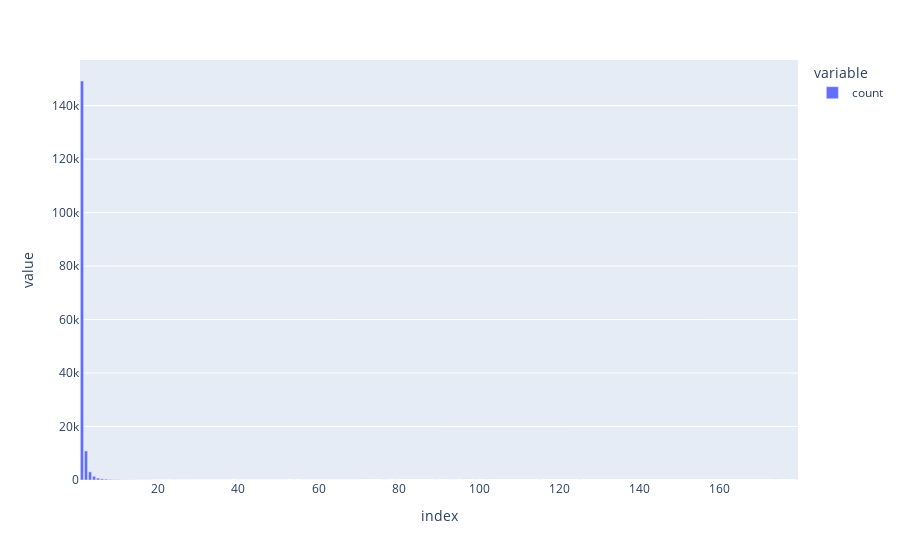

Notebook source saved alongside this figure:
### Code cell
import plotly.express as px
px.bar(rt_counts.value_counts())

### Figure 1 — Plotly figure (JSON) as saved in the notebook; plotly's stock layout.template omitted (floating-point values rounded to 4 significant figures)
{"data": [{"alignmentgroup": "True", "hovertemplate": "variable=count<br>index=%{x}<br>value=%{y}<extra></extra>", "legendgroup": "count", "marker": {"color": "#636efa", "pattern": {"shape": ""}}, "name": "count", "offsetgroup": "count", "orientation": "v", "showlegend": true, "textposition": "auto", "type": "bar", "x": [1, 2, 3, 4, 5, 6, 7, 8, 9, 10, 11, 13, 12, 14, 15, 16, 17, 18, 19, 20, 24, 21, 26, 30, 29, 22, 31, 27, 25, 35, 28, 23, 32, 37, 42, 40, 38, 52, 33, 34, 44, 43, 36, 41, 47, 48, 49, 50, 51, 115, 66, 69, 59, 61, 174, 89, 76, 77, 79, 96, 93, 94, 99, 102, 125, 70, 65, 68, 67, 45, 64, 63, 62, 60, 58, 57, 56, 54, 46, 179], "xaxis": "x", "y": [149214, 10866, 3037, 1390, 725, 446, 328, 223, 152, 125, 86, 69, 68, 51, 46, 35, 32, 27, 20, 20, 18, 16, 12, 11, 11, 10, 10, 8, 8, 8, 6, 6, 6, 5, 5, 5, 5, 3, 3, 3, 3, 3, 2, 2, 2, 2, 2, 2, 2, 2, 2, 2, 2, 2, 1, 1, 1, 1, 1, 1, 1, 1, 1, 1, 1, 1, 1, 1, 1, 1, 1, 1, 1, 1, 1, 1, 1, 1, 1, 1], "yaxis": "y"}], "layout": {"barmode": "relative", "legend": {"title": {"text": "variable"}, "tracegroupgap": 0}, "margin": {"t": 60}, "xaxis": {"anchor": "y", "domain": [0, 1], "title": {"text": "index"}}, "yaxis": {"anchor": "x", "domain": [0, 1], "title": {"text": "value"}}}}
